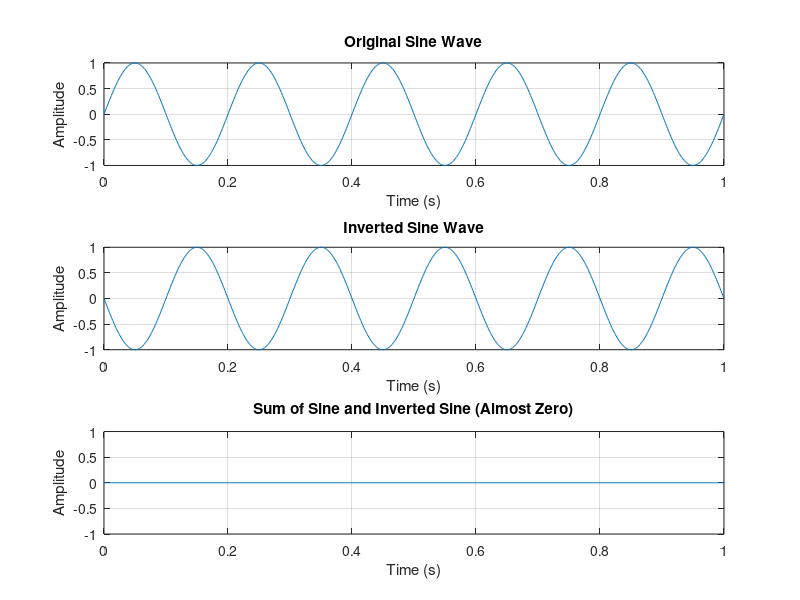

MATLAB code for this plot:
% Simple MATLAB program: Sine + Inverted Sine

clc; clear; close all;

% Parameters
fs = 1000;          % Sampling frequency (Hz)
t = 0:1/fs:1;       % Time vector for 1 second

% Generate sine wave
x = sin(2*pi*5*t);  % 5 Hz sine signal

% Generate inverted sine wave
x_inv = -sin(2*pi*5*t);  % inverted version

% Add both signals
y = x + x_inv;

% Display max residual value (shows numerical error, not exactly 0)
disp(['Maximum value in the resultant signal: ', num2str(max(abs(y)))]);

% Plot signals
figure;

subplot(3,1,1);
plot(t, x); grid on;
title('Original Sine Wave');
xlabel('Time (s)'); ylabel('Amplitude');

subplot(3,1,2);
plot(t, x_inv); grid on;
title('Inverted Sine Wave');
xlabel('Time (s)'); ylabel('Amplitude');

subplot(3,1,3);
plot(t, y); grid on;
title('Sum of Sine and Inverted Sine (Almost Zero)');
xlabel('Time (s)'); ylabel('Amplitude');
